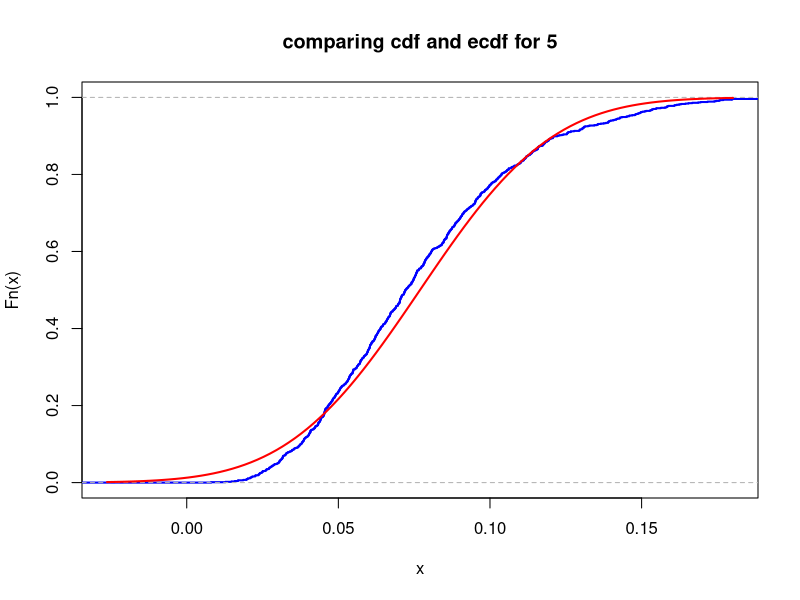
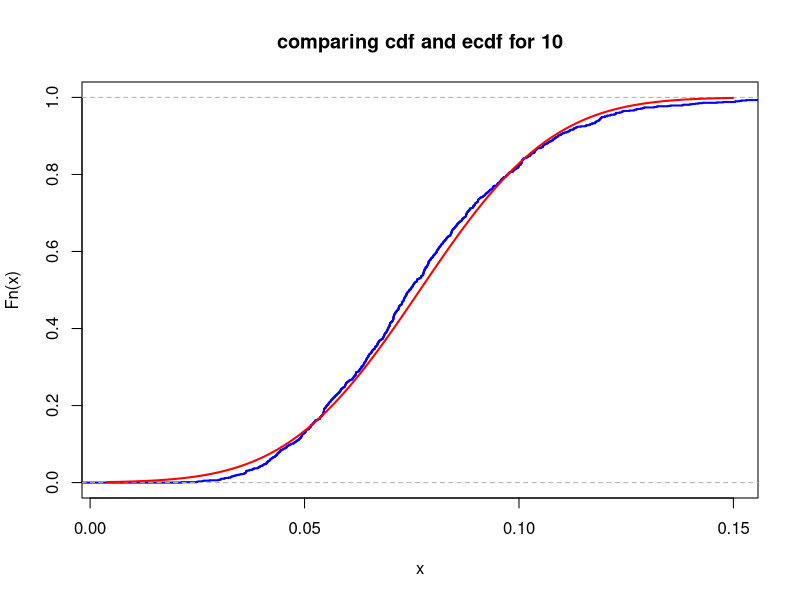
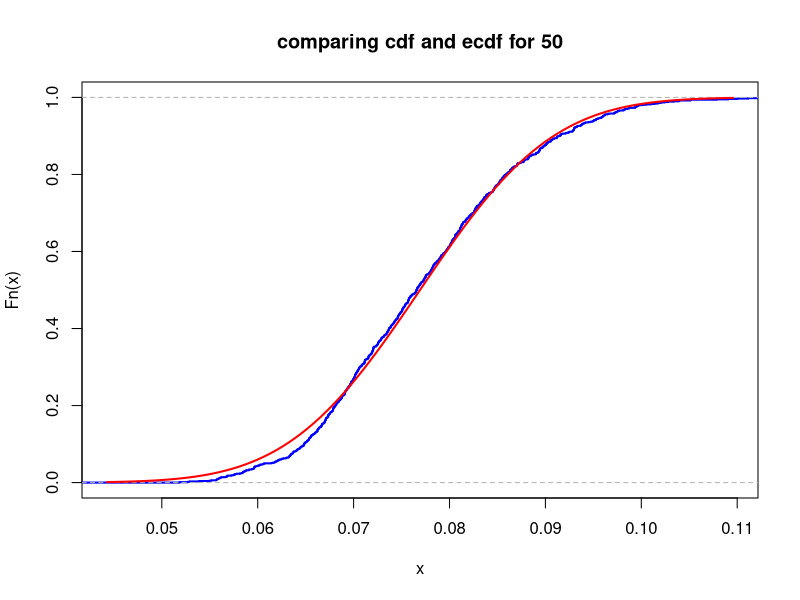

Here is the R script that generated these plots, in order:
## ---- chunk 1
# id = 3
nu1 <- 13  # id + 10
K <- 1e3 # times to get the sample
n_values <- c(5, 10, 50)  # Sample sizes

n = 50 #test or start size

sample_means <- matrix(rexp(n * K, rate = nu1), nrow = n)
## ---- chunk 2
mu <- 1/nu1 #we are looking for limits
sigma <-  mu / sqrt(n) 
print(mu)
print (sigma)
## ---- chunk 3
x <- seq(-1,1.200,by=0.001)# set the dimension of the x axis
for (n in n_values) { #passability of the cycle on all elements
  mu <- 1 / nu1 #we are looking for everyone
  sigma <- mu / sqrt(n)
  
  xlims <- c(mu-3*sigma,mu+3*sigma) 
  

  sample_means <- colMeans(matrix(rexp(n*K, rate = nu1), nrow=n))
  Fs <- ecdf(sample_means)
  
  title <- paste("comparing cdf and ecdf for", toString(n))
  plot(Fs, 
       xlim = xlims, 
       col = "blue",
       lwd = 2,
       main = title)
  
  curve(pnorm(x, mean = mu, sd = sigma), col = "red", lwd = 2, add = TRUE)
  
  print(max(abs(ecdf(sample_means)(x)-pnorm(x,mean = mu, sd = sigma))))
}
## ---- chunk 4
threshold <- 60  # Threshold for safety (total time <= 60 seconds)
desired_prob <- 0.95  # Desired probability of safety

# Step 1: Express the event of interest
# Calculate the probability that the total time taken to accumulate 100 clicks is more than 60 seconds
S_event <- rexp(100, rate = nu1)
S <- sum(S_event)

# Step 2: Theoretical Bounds
# Calculate theoretical bounds on N using Markov, Chernoff, and CLT
# Markov Bound
markov_bound <- 100 / (desired_prob * nu1)  # Upper bound based on Markov inequality

# Chernoff Bound
t <- log(1 / (desired_prob ^ (1/100)))  # Chernoff bound parameter
chernoff_bound <- (t * (exp(1) * desired_prob) ^ (1/100)) / (13 * ((exp(1) * desired_prob) ^ (1/100) - 1))

# CLT Bound
clt_bound <- 100 / (13 * markov_bound)  # Upper bound based on CLT

# Output bounds
cat("Markov Bound:", markov_bound, "\n")
cat("Chernoff Bound:", chernoff_bound, "\n")
cat("CLT Bound:", clt_bound, "\n")

## ---- chunk 5

